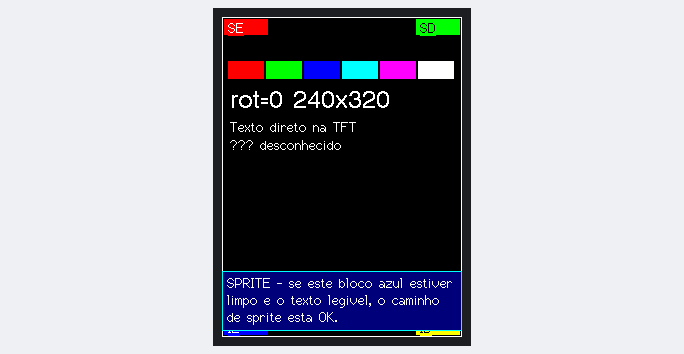
Bench run of a sketch on a simulated ESP32. Shown: 320×240 colour display. What the sketch prints to the serial monitor is not drawn.

Above: at 0.7 s.
At 5.8 s:
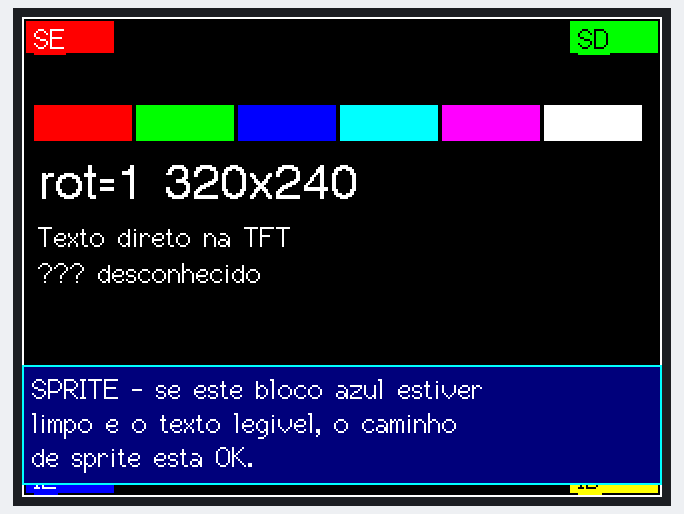
At 16.1 s:
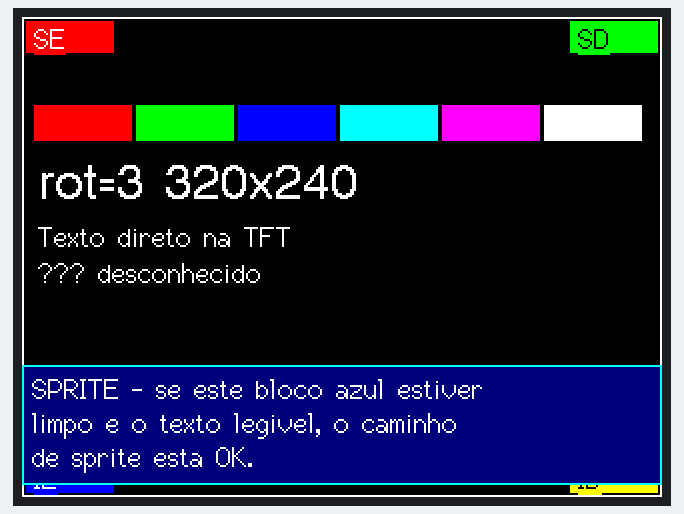

Measured:
- by itself, everything shown: repeats every 20.6 s, in 4 steps
- what the display in image 0 shows lasts 5.2 s, from 0.6 s to 5.8 s
- what the display in image 1 shows lasts 5.1 s, from 5.8 s to 10.9 s

The sketch:

TesteTela.ino
```cpp
/* =====================================================================
   TesteTela - diagnostico do display do CYD

   Responde tres perguntas:
     1) o desenho DIRETO na tft funciona? (se nao, o problema e driver/painel)
     2) a rotacao esta sendo aplicada?
     3) o caminho de SPRITE funciona? (e o que o ChargeGridCYD usa)

   Cicla rot=0,1,2,3 a cada 5 s e reporta tudo pela serial em 115200.
   ===================================================================== */

#include <TFT_eSPI.h>

TFT_eSPI    tft = TFT_eSPI();
TFT_eSprite spr = TFT_eSprite(&tft);

static const char* driverNome() {
#if   defined(ILI9341_DRIVER)
  return "ILI9341_DRIVER";
#elif defined(ILI9341_2_DRIVER)
  return "ILI9341_2_DRIVER";
#elif defined(ILI9342_DRIVER)
  return "ILI9342_DRIVER";
#elif defined(ST7789_DRIVER)
  return "ST7789_DRIVER";
#elif defined(ST7789_2_DRIVER)
  return "ST7789_2_DRIVER";
#elif defined(ILI9488_DRIVER)
  return "ILI9488_DRIVER";
#elif defined(ST7796_DRIVER)
  return "ST7796_DRIVER";
#else
  return "??? desconhecido";
#endif
}

void relatorio() {
  Serial.println();
  Serial.println("================ TesteTela ================");
  Serial.printf("driver .......... %s\n", driverNome());
  Serial.printf("TFT_WIDTH ....... %d\n", (int)TFT_WIDTH);
  Serial.printf("TFT_HEIGHT ...... %d\n", (int)TFT_HEIGHT);
  Serial.printf("SPI_FREQUENCY ... %ld Hz\n", (long)SPI_FREQUENCY);
#ifdef TFT_INVERSION_ON
  Serial.println("TFT_INVERSION ... ON");
#endif
#ifdef TFT_RGB_ORDER
  Serial.printf("TFT_RGB_ORDER ... %d\n", (int)TFT_RGB_ORDER);
#endif
#ifdef USE_HSPI_PORT
  Serial.println("porta SPI ....... HSPI");
#else
  Serial.println("porta SPI ....... VSPI (padrao)");
#endif
  Serial.printf("pinos ........... MISO %d MOSI %d SCLK %d CS %d DC %d RST %d BL %d\n",
                (int)TFT_MISO, (int)TFT_MOSI, (int)TFT_SCLK,
                (int)TFT_CS, (int)TFT_DC, (int)TFT_RST, (int)TFT_BL);
  Serial.println("===========================================");
}

/* --- teste 1 e 2: desenho direto + rotacao ------------------------- */
void telaDireta(int rot) {
  tft.setRotation(rot);
  int W = tft.width(), H = tft.height();

  tft.fillScreen(TFT_BLACK);
  tft.drawRect(0, 0, W, H, TFT_WHITE);

  /* cantos: cada um com uma cor e uma sigla */
  tft.fillRect(2, 2, 44, 16, TFT_RED);
  tft.fillRect(W - 46, 2, 44, 16, TFT_GREEN);
  tft.fillRect(2, H - 18, 44, 16, TFT_BLUE);
  tft.fillRect(W - 46, H - 18, 44, 16, TFT_YELLOW);

  tft.setTextFont(2);
  tft.setTextColor(TFT_WHITE, TFT_RED);    tft.drawString("SE",  6,  3);
  tft.setTextColor(TFT_BLACK, TFT_GREEN);  tft.drawString("SD",  W - 42, 3);
  tft.setTextColor(TFT_WHITE, TFT_BLUE);   tft.drawString("IE",  6,  H - 17);
  tft.setTextColor(TFT_BLACK, TFT_YELLOW); tft.drawString("ID",  W - 42, H - 17);

  /* faixa de cores puras: confere ordem RGB e inversao */
  int fx = 6, fw = (W - 12) / 6;
  uint16_t cores[6] = { TFT_RED, TFT_GREEN, TFT_BLUE, TFT_CYAN, TFT_MAGENTA, TFT_WHITE };
  for (int i = 0; i < 6; i++) tft.fillRect(fx + i * fw, 44, fw - 2, 18, cores[i]);

  tft.setTextColor(TFT_WHITE, TFT_BLACK);
  tft.setTextFont(4);
  char b[40];
  snprintf(b, sizeof(b), "rot=%d  %dx%d", rot, W, H);
  tft.drawString(b, 8, 72);

  tft.setTextFont(2);
  tft.drawString("Texto direto na TFT", 8, 102);
  tft.drawString(driverNome(), 8, 120);
}

/* --- teste 3: caminho de sprite ------------------------------------ */
void telaSprite() {
  int W = tft.width();
  int y0 = tft.height() - 66;
  if (!spr.createSprite(W, 60)) {
    tft.setTextColor(TFT_RED, TFT_BLACK);
    tft.drawString("FALHA ao criar sprite!", 8, y0);
    return;
  }
  spr.fillSprite(TFT_NAVY);
  spr.drawRect(0, 0, W, 60, TFT_CYAN);
  spr.setTextFont(2);
  spr.setTextColor(TFT_WHITE, TFT_NAVY);
  spr.drawString("SPRITE - se este bloco azul estiver", 5, 4);
  spr.drawString("limpo e o texto legivel, o caminho", 5, 21);
  spr.drawString("de sprite esta OK.", 5, 38);
  spr.pushSprite(0, y0);
  spr.deleteSprite();
}

void setup() {
  Serial.begin(115200);
  delay(300);
  pinMode(TFT_BL, OUTPUT);
  digitalWrite(TFT_BL, HIGH);
  tft.init();
  relatorio();
}

void loop() {
  for (int rot = 0; rot < 4; rot++) {
    telaDireta(rot);
    telaSprite();
    Serial.printf("[rot %d] tft.width()=%d tft.height()=%d\n",
                  rot, tft.width(), tft.height());
    delay(5000);
  }
}
```
